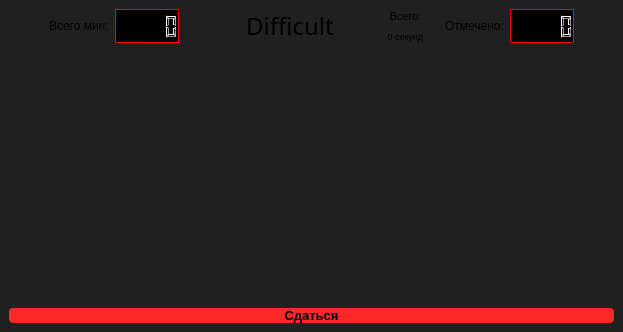
<?xml version="1.0" encoding="UTF-8"?>
<ui version="4.0">
 <class>GameWindow</class>
 <widget class="QMainWindow" name="GameWindow">
  <property name="windowModality">
   <enum>Qt::WindowModality::ApplicationModal</enum>
  </property>
  <property name="geometry">
   <rect>
    <x>0</x>
    <y>0</y>
    <width>623</width>
    <height>332</height>
   </rect>
  </property>
  <property name="minimumSize">
   <size>
    <width>623</width>
    <height>0</height>
   </size>
  </property>
  <property name="windowTitle">
   <string/>
  </property>
  <property name="styleSheet">
   <string notr="true">background-color: rgb(32,32,32);</string>
  </property>
  <widget class="QWidget" name="centralwidget">
   <layout class="QVBoxLayout" name="verticalLayout">
    <item>
     <layout class="QHBoxLayout" name="horizontalLayout">
      <item>
       <spacer name="horizontalSpacer_3">
        <property name="orientation">
         <enum>Qt::Orientation::Horizontal</enum>
        </property>
        <property name="sizeType">
         <enum>QSizePolicy::Policy::Fixed</enum>
        </property>
        <property name="sizeHint" stdset="0">
         <size>
          <width>40</width>
          <height>20</height>
         </size>
        </property>
       </spacer>
      </item>
      <item>
       <widget class="QLabel" name="labelStaticBombs">
        <property name="text">
         <string>Всего мин:</string>
        </property>
       </widget>
      </item>
      <item>
       <widget class="QLCDNumber" name="lcdNumberBombs">
        <property name="styleSheet">
         <string notr="true">background-color: black; /* Цвет фона */
border: 1px solid red; /* Красная рамка */</string>
        </property>
        <property name="segmentStyle">
         <enum>QLCDNumber::SegmentStyle::Filled</enum>
        </property>
        <property name="value" stdset="0">
         <double>0.000000000000000</double>
        </property>
       </widget>
      </item>
      <item>
       <spacer name="horizontalSpacer_6">
        <property name="orientation">
         <enum>Qt::Orientation::Horizontal</enum>
        </property>
        <property name="sizeType">
         <enum>QSizePolicy::Policy::Preferred</enum>
        </property>
        <property name="sizeHint" stdset="0">
         <size>
          <width>40</width>
          <height>20</height>
         </size>
        </property>
       </spacer>
      </item>
      <item>
       <spacer name="horizontalSpacer">
        <property name="orientation">
         <enum>Qt::Orientation::Horizontal</enum>
        </property>
        <property name="sizeHint" stdset="0">
         <size>
          <width>40</width>
          <height>20</height>
         </size>
        </property>
       </spacer>
      </item>
      <item>
       <spacer name="horizontalSpacer_8">
        <property name="orientation">
         <enum>Qt::Orientation::Horizontal</enum>
        </property>
        <property name="sizeHint" stdset="0">
         <size>
          <width>40</width>
          <height>20</height>
         </size>
        </property>
       </spacer>
      </item>
      <item>
       <spacer name="horizontalSpacer_9">
        <property name="orientation">
         <enum>Qt::Orientation::Horizontal</enum>
        </property>
        <property name="sizeHint" stdset="0">
         <size>
          <width>40</width>
          <height>20</height>
         </size>
        </property>
       </spacer>
      </item>
      <item>
       <widget class="QLabel" name="labelDifficult">
        <property name="sizePolicy">
         <sizepolicy hsizetype="Preferred" vsizetype="Maximum">
          <horstretch>0</horstretch>
          <verstretch>0</verstretch>
         </sizepolicy>
        </property>
        <property name="font">
         <font>
          <family>Tempus Sans ITC</family>
          <pointsize>18</pointsize>
          <bold>false</bold>
         </font>
        </property>
        <property name="text">
         <string>Difficult</string>
        </property>
        <property name="alignment">
         <set>Qt::AlignmentFlag::AlignCenter</set>
        </property>
       </widget>
      </item>
      <item>
       <spacer name="horizontalSpacer_10">
        <property name="orientation">
         <enum>Qt::Orientation::Horizontal</enum>
        </property>
        <property name="sizeHint" stdset="0">
         <size>
          <width>40</width>
          <height>20</height>
         </size>
        </property>
       </spacer>
      </item>
      <item>
       <spacer name="horizontalSpacer_2">
        <property name="orientation">
         <enum>Qt::Orientation::Horizontal</enum>
        </property>
        <property name="sizeHint" stdset="0">
         <size>
          <width>40</width>
          <height>20</height>
         </size>
        </property>
       </spacer>
      </item>
      <item>
       <spacer name="horizontalSpacer_7">
        <property name="orientation">
         <enum>Qt::Orientation::Horizontal</enum>
        </property>
        <property name="sizeHint" stdset="0">
         <size>
          <width>40</width>
          <height>20</height>
         </size>
        </property>
       </spacer>
      </item>
      <item>
       <layout class="QVBoxLayout" name="verticalLayout_2">
        <item>
         <widget class="QLabel" name="labelStaticTime">
          <property name="font">
           <font>
            <pointsize>8</pointsize>
           </font>
          </property>
          <property name="text">
           <string>Всего:</string>
          </property>
          <property name="alignment">
           <set>Qt::AlignmentFlag::AlignCenter</set>
          </property>
         </widget>
        </item>
        <item>
         <widget class="QLabel" name="labelTime">
          <property name="sizePolicy">
           <sizepolicy hsizetype="Minimum" vsizetype="Preferred">
            <horstretch>0</horstretch>
            <verstretch>0</verstretch>
           </sizepolicy>
          </property>
          <property name="font">
           <font>
            <pointsize>7</pointsize>
           </font>
          </property>
          <property name="text">
           <string>0 секунд</string>
          </property>
          <property name="alignment">
           <set>Qt::AlignmentFlag::AlignCenter</set>
          </property>
         </widget>
        </item>
       </layout>
      </item>
      <item>
       <spacer name="horizontalSpacer_5">
        <property name="orientation">
         <enum>Qt::Orientation::Horizontal</enum>
        </property>
        <property name="sizeType">
         <enum>QSizePolicy::Policy::Preferred</enum>
        </property>
        <property name="sizeHint" stdset="0">
         <size>
          <width>40</width>
          <height>20</height>
         </size>
        </property>
       </spacer>
      </item>
      <item>
       <widget class="QLabel" name="labelStaticMarked">
        <property name="text">
         <string>Отмечено:</string>
        </property>
       </widget>
      </item>
      <item>
       <widget class="QLCDNumber" name="lcdNumberMarked">
        <property name="styleSheet">
         <string notr="true">background-color: black; /* Цвет фона */
border: 1px solid red; /* Красная рамка */</string>
        </property>
        <property name="segmentStyle">
         <enum>QLCDNumber::SegmentStyle::Filled</enum>
        </property>
       </widget>
      </item>
      <item>
       <spacer name="horizontalSpacer_4">
        <property name="orientation">
         <enum>Qt::Orientation::Horizontal</enum>
        </property>
        <property name="sizeType">
         <enum>QSizePolicy::Policy::Fixed</enum>
        </property>
        <property name="sizeHint" stdset="0">
         <size>
          <width>40</width>
          <height>20</height>
         </size>
        </property>
       </spacer>
      </item>
     </layout>
    </item>
    <item>
     <widget class="QGroupBox" name="groupBoxGameField">
      <property name="sizePolicy">
       <sizepolicy hsizetype="Expanding" vsizetype="Expanding">
        <horstretch>0</horstretch>
        <verstretch>0</verstretch>
       </sizepolicy>
      </property>
      <property name="styleSheet">
       <string notr="true">QGroupBox {
border-radius: 3px;
background-image: url(:/images/Background2.png);
    background-position: center;
}</string>
      </property>
      <property name="title">
       <string/>
      </property>
      <property name="alignment">
       <set>Qt::AlignmentFlag::AlignCenter</set>
      </property>
     </widget>
    </item>
    <item>
     <widget class="QPushButton" name="btn_exit">
      <property name="font">
       <font>
        <pointsize>10</pointsize>
        <bold>true</bold>
       </font>
      </property>
      <property name="styleSheet">
       <string notr="true">QPushButton {
	background-color: rgb(255, 40, 40);
border-radius:4px;
}

QPushButton:hover {
    background-color: rgb(229, 57, 53); /* Более темный красный при наведении */
}

QPushButton:pressed {
    background-color: rgb(198, 40, 40); /* Темный красный при нажатии */
}</string>
      </property>
      <property name="text">
       <string>Сдаться</string>
      </property>
     </widget>
    </item>
   </layout>
  </widget>
 </widget>
 <resources/>
 <connections>
  <connection>
   <sender>btn_exit</sender>
   <signal>clicked()</signal>
   <receiver>GameWindow</receiver>
   <slot>close()</slot>
   <hints>
    <hint type="sourcelabel">
     <x>473</x>
     <y>574</y>
    </hint>
    <hint type="destinationlabel">
     <x>543</x>
     <y>588</y>
    </hint>
   </hints>
  </connection>
 </connections>
</ui>
